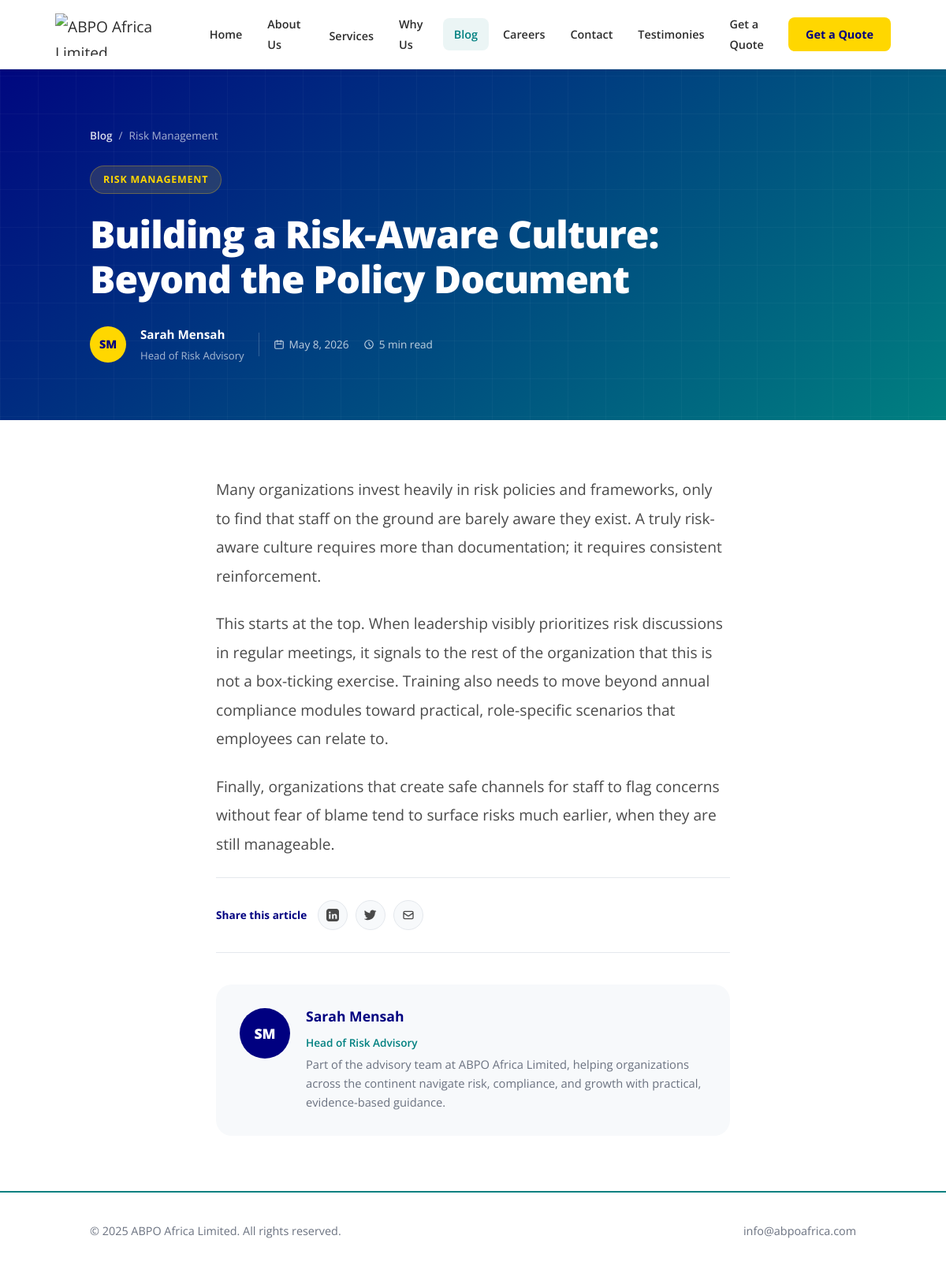
Page /Blogpost.php?slug=building-risk-aware-culture on the committed database.
### tables this page shows
CREATE TABLE  blog_posts (
    id INT AUTO_INCREMENT PRIMARY KEY,
    title VARCHAR(255) NOT NULL,
    slug VARCHAR(255) NOT NULL UNIQUE,
    excerpt VARCHAR(500) DEFAULT NULL,
    content LONGTEXT NOT NULL,
    featured_image VARCHAR(255) DEFAULT NULL,
    category_id INT DEFAULT NULL,
    author_id INT DEFAULT NULL,
    read_time INT DEFAULT 5,                  
    is_featured TINYINT(1) DEFAULT 0,
    status ENUM('draft','published') DEFAULT 'published',
    views INT DEFAULT 0,
    published_at DATETIME DEFAULT CURRENT_TIMESTAMP,
    created_at TIMESTAMP DEFAULT CURRENT_TIMESTAMP,
    updated_at TIMESTAMP DEFAULT CURRENT_TIMESTAMP ON UPDATE CURRENT_TIMESTAMP,
    FOREIGN KEY (category_id) REFERENCES blog_categories(id) ON DELETE SET NULL,
    FOREIGN KEY (author_id) REFERENCES blog_authors(id) ON DELETE SET NULL,
    INDEX idx_status_published (status, published_at),
    INDEX idx_category (category_id)
);

CREATE TABLE  blog_categories (
    id INT AUTO_INCREMENT PRIMARY KEY,
    name VARCHAR(100) NOT NULL,
    slug VARCHAR(120) NOT NULL UNIQUE,
    created_at TIMESTAMP DEFAULT CURRENT_TIMESTAMP
);

CREATE TABLE  blog_authors (
    id INT AUTO_INCREMENT PRIMARY KEY,
    name VARCHAR(150) NOT NULL,
    title VARCHAR(150) DEFAULT NULL,
    avatar VARCHAR(255) DEFAULT NULL,
    bio TEXT DEFAULT NULL,
    created_at TIMESTAMP DEFAULT CURRENT_TIMESTAMP
);

### Blogpost.php (the view, shortened to what this page needs)
<?php
require_once 'db.php';
$slug = isset($_GET['slug']) ? trim($_GET['slug']) : '';
$stmt = $pdo->prepare("SELECT p.*, c.name AS category_name, c.slug AS category_slug,
                               a.name AS author_name, a.title AS author_title, a.avatar AS author_avatar
                        FROM blog_posts p
                        LEFT JOIN blog_categories c ON p.category_id = c.id
                        LEFT JOIN blog_authors a ON p.author_id = a.id
                        WHERE p.slug = :slug AND p.status = 'published'
                        LIMIT 1");
$stmt->execute([':slug' => $slug]);
$post = $stmt->fetch();
if (!$post) {
    header('HTTP/1.0 404 Not Found');
    $notFound = true;
} else {
    $notFound = false;
}
function timeAgoDetail($datetime) {
    return date('F j, Y', strtotime($datetime));
}
function initialsDetail($name) {
    $parts = explode(' ', trim($name));
    $initials = '';
    foreach (array_slice($parts, 0, 2) as $p) {
        $initials .= strtoupper(substr($p, 0, 1));
    }
    return $initials ?: 'AB';
}
?>
<!DOCTYPE html>
<html lang="en">
<head>
</head>
<body>
<nav id="navbar">
  <div class="nav-container">
    <div class="nav-logo">
      <img src="Abpo logo,1.png" alt="ABPO Africa Limited">
    </div>
    <div class="nav-links" id="navLinks">
      <a href="index.php#home">Home</a>
      <a href="index.php#about">About Us</a>
      <div class="dropdown" id="servicesDropdown">
        <a href="index.php#services" class="dropbtn">Services</a>
      </div>
      <a href="index.php#why-us">Why Us</a>
      <a href="blog.php" class="active-page">Blog</a>
      <a href="careers.php">Careers</a>
      <a href="index.php#contact">Contact</a>
      <a href="Testimonies.php">Testimonies</a>
      <a href="index.php#contact" class="mobile-cta" id="mobileCta">Get a Quote</a>
    </div>
    <a href="index.php#contact" class="nav-cta">Get a Quote</a>
  </div>
</nav>
<?php if ($notFound): ?>
  <section class="not-found">
    <svg width="64" height="64" fill="none" stroke="currentColor" stroke-width="1.5" viewBox="0 0 24 24">
      <path stroke-linecap="round" stroke-linejoin="round" d="M9.75 17L9 20l-1 1h8l-1-1-.75-3M3 13h18M5 17h14a2 2 0 002-2V5a2 2 0 00-2-2H5a2 2 0 00-2 2v10a2 2 0 002 2z"/>
    </svg>
    <h1>Article Not Found</h1>
    <p>The article you're looking for doesn't exist or may have been moved. Browse our latest insights instead.</p>
    <a href="blog.php" class="btn-primary">Back to Blog</a>
  </section>
<?php else: ?>
  <section class="article-hero">
    <div class="wrap article-hero-inner">
      <div class="breadcrumb">
        <a href="blog.php">Blog</a>
        <span>/</span>
        <span><?php echo htmlspecialchars($post['category_name'] ?? 'Insights'); ?></span>
      </div>
      <span class="article-tag"><?php echo htmlspecialchars($post['category_name'] ?? 'Insights'); ?></span>
      <h1><?php echo htmlspecialchars($post['title']); ?></h1>
      <div class="article-meta">
        <div class="author-avatar"><?php echo initialsDetail($post['author_name'] ?? 'ABPO'); ?></div>
        <div class="meta-text">
          <span class="meta-author"><?php echo htmlspecialchars($post['author_name'] ?? 'ABPO Team'); ?></span>
          <span class="meta-sub"><?php echo htmlspecialchars($post['author_title'] ?? 'ABPO Africa Limited'); ?></span>
        </div>
        <span class="meta-stat">
          <svg width="14" height="14" fill="none" stroke="currentColor" stroke-width="2" viewBox="0 0 24 24"><path stroke-linecap="round" stroke-linejoin="round" d="M8 7V3m8 4V3m-9 8h10M5 21h14a2 2 0 002-2V7a2 2 0 00-2-2H5a2 2 0 00-2 2v12a2 2 0 002 2z"/></svg>
          <?php echo timeAgoDetail($post['published_at']); ?>
        </span>
        <span class="meta-stat">
          <svg width="14" height="14" fill="none" stroke="currentColor" stroke-width="2" viewBox="0 0 24 24"><path stroke-linecap="round" stroke-linejoin="round" d="M12 8v4l3 3m6-3a9 9 0 11-18 0 9 9 0 0118 0z"/></svg>
          <?php echo (int) $post['read_time']; ?> min read
        </span>
      </div>
    </div>
  </section>
  <section class="article-section">
    <div class="wrap-narrow">
      <div class="article-content">
        <?php echo $post['content'];  ?>
      </div>
      <div class="share-bar">
        <span class="share-label">Share this article</span>
        <div class="share-icons">
          <a class="share-icon" href="https://www.linkedin.com/sharing/share-offsite/?url=<?php echo urlencode('https://abpoafrica.com/blog-post.php?slug=' . $post['slug']); ?>" target="_blank" rel="noopener" aria-label="Share on LinkedIn">
          </a>
          <a class="share-icon" href="https://twitter.com/intent/tweet?url=<?php echo urlencode('https://abpoafrica.com/blog-post.php?slug=' . $post['slug']); ?>&text=<?php echo urlencode($post['title']); ?>" target="_blank" rel="noopener" aria-label="Share on Twitter">
          </a>
          <a class="share-icon" href="mailto:?subject=<?php echo urlencode($post['title']); ?>&body=<?php echo urlencode('I thought you might find this interesting: https://abpoafrica.com/blog-post.php?slug=' . $post['slug']); ?>" aria-label="Share via Email">
            <svg width="16" height="16" fill="none" stroke="currentColor" stroke-width="2" viewBox="0 0 24 24"><path stroke-linecap="round" stroke-linejoin="round" d="M3 8l7.89 5.26a2 2 0 002.22 0L21 8M5 19h14a2 2 0 002-2V7a2 2 0 00-2-2H5a2 2 0 00-2 2v10a2 2 0 002 2z"/></svg>
          </a>
        </div>
      </div>
      <?php if (!empty($post['author_name'])): ?>
        <div class="author-card">
          <div class="author-avatar"><?php echo initialsDetail($post['author_name']); ?></div>
          <div>
            <h4><?php echo htmlspecialchars($post['author_name']); ?></h4>
            <span class="author-role"><?php echo htmlspecialchars($post['author_title'] ?? 'ABPO Africa Limited'); ?></span>
            <p>Part of the advisory team at ABPO Africa Limited, helping organizations across the continent navigate risk, compliance, and growth with practical, evidence-based guidance.</p>
          </div>
        </div>
      <?php endif; ?>
    </div>
  </section>
<?php endif; ?>
<footer>
  <div class="wrap footer-inner">
    <p>&copy; 2025 ABPO Africa Limited. All rights reserved.</p>
    <div class="footer-links">
      <a href="mailto:info@abpoafrica.com">info@abpoafrica.com</a>
    </div>
  </div>
</footer>
</body>
</html>

### rows in the picture
blog_posts: category.name "Risk Management", category.name "RISK MANAGEMENT", title "Building a Risk-Aware Culture: Beyond the Policy Document", author.name "SM", author.name "Sarah Mensah", author.title "Head of Risk Advisory", published_at "May 8, 2026", read_time "5", content "Many organizations invest heavily in risk policies and frameworks, only to find that staff on the ground are barely aware they exist. A truly risk-aware culture requires more than documentation; it requires consistent reinforcement. This starts at the top. When leadership visibly prioritizes risk discussions in regular meetings, it signals to the rest of the organization that this is not a box-ticking exercise. Training also needs to move beyond annual compliance modules toward practical, role-specific scenarios that employees can relate to. Finally, organizations that create safe channels for staff to flag concerns without fear of blame tend to surface risks much earlier, when they are…"
